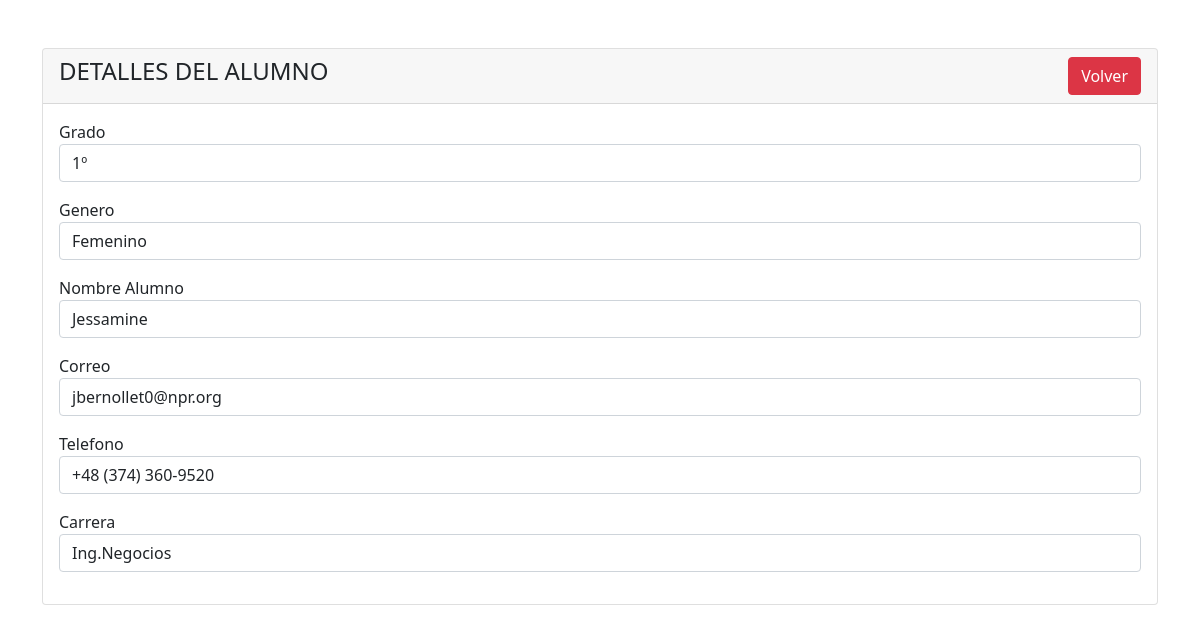
/student-view.php?id=1, run on an earlier commit of the app's database.
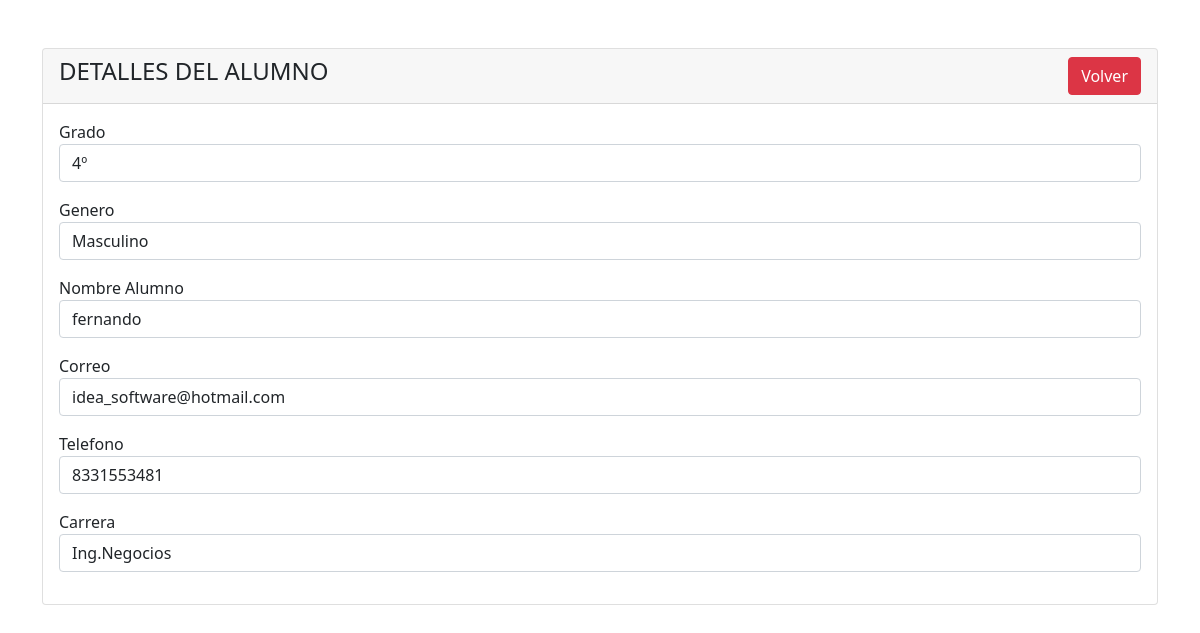
And on a later commit of the database.
### tables this page shows
CREATE TABLE `alumnos` (
  `id` int(11) NOT NULL,
  `Grado` varchar(10) NOT NULL,
  `Genero` varchar(9) NOT NULL,
  `nombre` varchar(100) NOT NULL,
  `correo` varchar(100) NOT NULL,
  `telefono` varchar(100) NOT NULL,
  `carrera` varchar(100) NOT NULL
);

### student-view.php (the view, shortened to what this page needs)
<?php
require 'dbcon.php';
?>
<!doctype html>
<html lang="en">
<head>
    <link href="https://cdn.jsdelivr.net/npm/bootstrap@5.1.3/dist/css/bootstrap.min.css" rel="stylesheet">
</head>
<body>
    <div class="container mt-5">
        <div class="row">
            <div class="col-md-12">
                <div class="card">
                    <div class="card-header">
                        <h4>DETALLES DEL ALUMNO
                            <a href="index.php" class="btn btn-danger float-end">Volver</a>
                        </h4>
                    </div>
                    <div class="card-body">
                        <?php
                        if (isset($_GET['id'])) {
                            $student_id = mysqli_real_escape_string($con, $_GET['id']);
                            $query = "SELECT * FROM alumnos WHERE id='$student_id' ";
                            $query_run = mysqli_query($con, $query);
                            if (mysqli_num_rows($query_run) > 0) {
                                $student = mysqli_fetch_array($query_run);
                        ?>
                                <div class="mb-3">
                                    <label>Grado</label>
                                    <p class="form-control">
                                        <?= $student['Grado']; ?>
                                    </p>
                                </div>
                                <div class="mb-3">
                                    <label>Genero</label>
                                    <p class="form-control">
                                        <?= $student['Genero']; ?>
                                    </p>
                                </div>
                                <div class="mb-3">
                                    <label>Nombre Alumno</label>
                                    <p class="form-control">
                                        <?= $student['nombre']; ?>
                                    </p>
                                </div>
                                <div class="mb-3">
                                    <label>Correo</label>
                                    <p class="form-control">
                                        <?= $student['correo']; ?>
                                    </p>
                                </div>
                                <div class="mb-3">
                                    <label>Telefono</label>
                                    <p class="form-control">
                                        <?= $student['telefono']; ?>
                                    </p>
                                </div>
                                <div class="mb-3">
                                    <label>Carrera</label>
                                    <p class="form-control">
                                        <?= $student['carrera']; ?>
                                    </p>
                                </div>
                        <?php
                            } else {
                                echo "<h4>no se pido encontrar el alumno</h4>";
                            }
                        }
                        ?>
                    </div>
                </div>
            </div>
        </div>
    </div>
</body>
</html>

What changed in the data, as far as the page shows it:
changed alumnos "Ing.Negocios": Grado "1º" → "4º"; Genero "Femenino" → "Masculino"; nombre "Jessamine" → "fernando"; correo "jbernollet0@npr.org" → "idea_software@hotmail.com"; telefono "+48 (374) 360-9520" → "8331553481"
